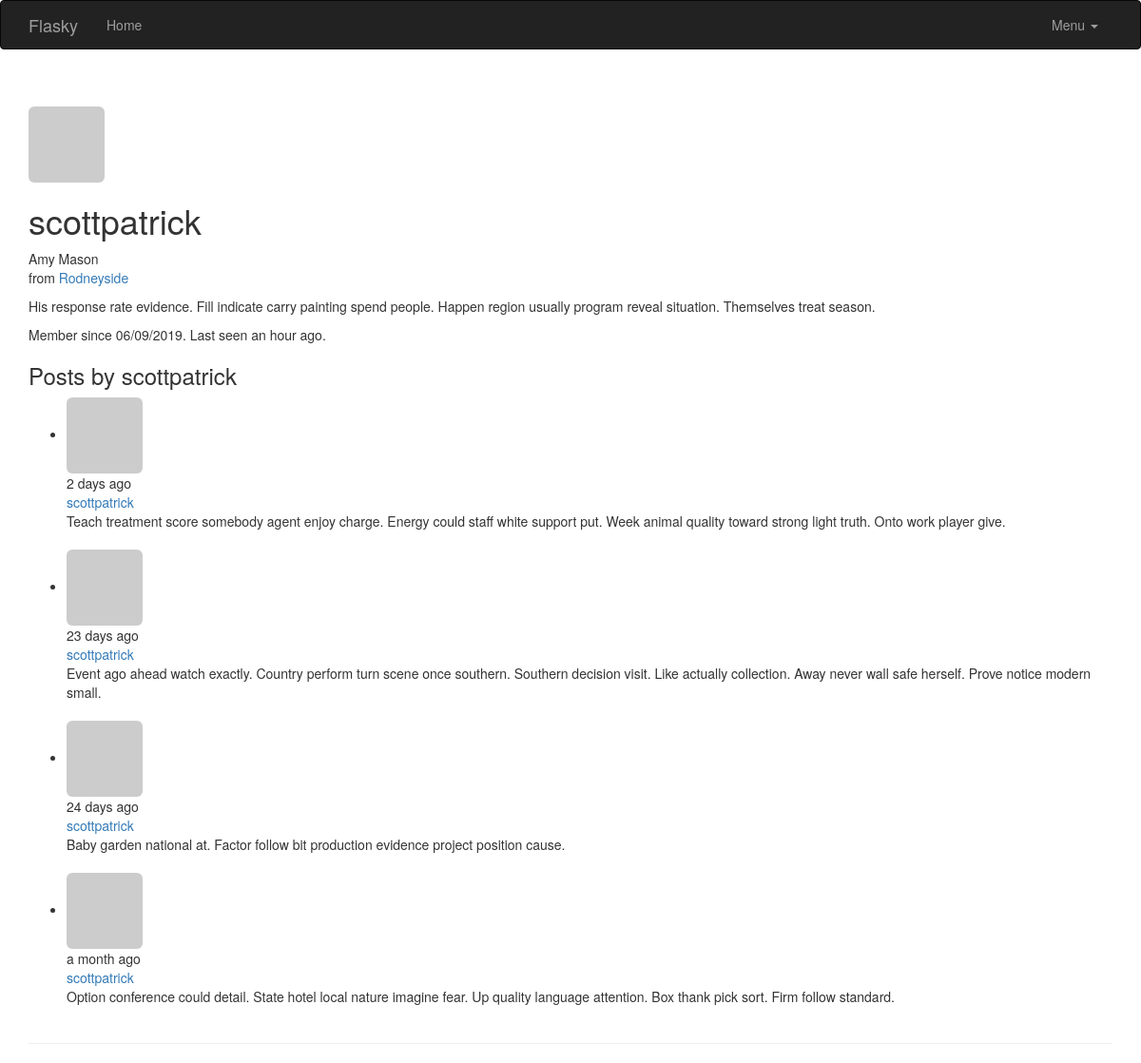
Screenshot of /user/scottpatrick with the database file from the repository.
### app/models.py (models this page shows, shortened)
class User(UserMixin,db.Model):
    __tablename__ = 'users'
    id = db.Column(db.Integer, primary_key=True)
    email = db.Column(db.String(64),unique=True,index=True)
    username = db.Column(db.String(64), unique=True, index=True)
    password_hash = db.Column(db.String(128))
    role_id = db.Column(db.Integer, db.ForeignKey('roles.id'))
    confirmed = db.Column(db.Boolean,default=False)
    posts = db.relationship('Post',backref='author',lazy='dynamic')
    name = db.Column(db.String(64))
    location = db.Column(db.String(64))
    about_me = db.Column(db.Text())
    member_since = db.Column(db.DateTime(),default=datetime.utcnow)
    last_seen = db.Column(db.DateTime(),default=datetime.utcnow)
    avatar_hash = db.Column(db.String(32))
    @property
    def password(self):
        raise AttributeError('password is not a readable attribute')
    def gravatar(self,size=100,default='identicon',rating='g'):
        if request.is_secure:
            url = 'http://secure.gravatar.com/avatar'
        else:
            url = 'http://www.gravatar.com/avatar'
        hash = self.avatar_hash or self.gravatar_hash()
        return '{url}/{hash}?s={size}&d={default}&r={rating}'.format(url=url,hash=hash,size=size,default=default,rating=rating)

class Post(db.Model):
    __tablename__ = 'posts'
    id = db.Column(db.Integer,primary_key=True)
    body = db.Column(db.Text)
    timestamp = db.Column(db.DateTime,index=True,default=datetime.utcnow)
    author_id = db.Column(db.Integer,db.ForeignKey('users.id'))

### app/main/views.py (the view)
@main.route('/user/<username>')
def user(username):
    user = User.query.filter_by(username=username).first_or_404()
    if user is None:
        abort(404)
    posts = user.posts.order_by(Post.timestamp.desc()).all()
    return render_template('user.html', user = user,posts=posts)

### app/auth/views.py (called while the page is built)
@auth.before_app_request
def before_request():
    if current_user.is_authenticated:
        current_user.ping()
        if  not current_user.confirmed \
            and request.endpoint\
            and request.blueprint != "auth" \
            and request.endpoint != 'static':
                return redirect(url_for('auth.unconfirmed'))

### app/main/__init__.py (called while the page is built)
@main.app_context_processor
def inject_permissions():
    return dict(Permission=Permission)

### app/models.py (called while the page is built)
    def is_administrator(self):
        return False

### app/templates/user.html (shortened to what this page needs)
{% extends "base.html" %}
{% block page_content %}
<div class="page-header">
    <img class="img-rounded profile-thumbnail" src="{{ user.gravatar(size=256) }}">
    <div class="profile-header">
        <h1>{{ user.username }}</h1>
        {% if user.name or user.location %}
        <p>
            {% if user.name %}{{ user.name }}<br>{% endif %}
            {% if user.location %}
                from <a href="http://maps.google.com/?q={{ user.location }}">{{ user.location }}</a><br>
            {% endif %}
        </p>
        {% endif %}
        {% if user.about_me %}<p>{{ user.about_me }}</p>{% endif %}
        <p>Member since {{ moment(user.member_since).format('L') }}. Last seen {{ moment(user.last_seen).fromNow() }}.</p>
        <h3>Posts by {{ user.username }}</h3>
        {% include '_posts.html' %}
    </div>
</div>
{% endblock %}

### app/templates/_posts.html
<ul class="posts">
        {% for post in posts %}
        <li class="post">
            <div class = "profile-thumbnail">
                 <a href="{{url_for('.user',username=post.author.username)}}">
                     <img class="img-rounded profile-thumbnail" src="{{post.author.gravatar(size=40)}}">
                 </a>
            </div>
            <div class="post-date">{{moment(post.timestamp).fromNow()}}</div>
            <div class="post-author">
                <a href="{{url_for('.user',username=post.author.username)}}">
                    {{post.author.username}}
                </a>
            </div>
            <div class="post-body">{{post.body}}</div>
            <br>
        </li>
        {% endfor %}
</ul>

### rows the page displays
User: username "scottpatrick", name "Amy Mason", location "Rodneyside", about_me "His response rate evidence. Fill indicate carry painting spend people. Happen region usually program reveal situation. Themselves treat season.", member_since "06/09/2019", last_seen "an hour ago"
Post: timestamp "2 days ago", author.username "scottpatrick", body "Teach treatment score somebody agent enjoy charge. Energy could staff white support put. Week animal quality toward strong light truth. Onto work player give."
Post: timestamp "23 days ago", author.username "scottpatrick", body "Event ago ahead watch exactly. Country perform turn scene once southern. Southern decision visit. Like actually collection. Away never wall safe herself. Prove notice modern small."
Post: timestamp "24 days ago", author.username "scottpatrick", body "Baby garden national at. Factor follow bit production evidence project position cause."
Post: timestamp "a month ago", author.username "scottpatrick", body "Option conference could detail. State hotel local nature imagine fear. Up quality language attention. Box thank pick sort. Firm follow standard."
